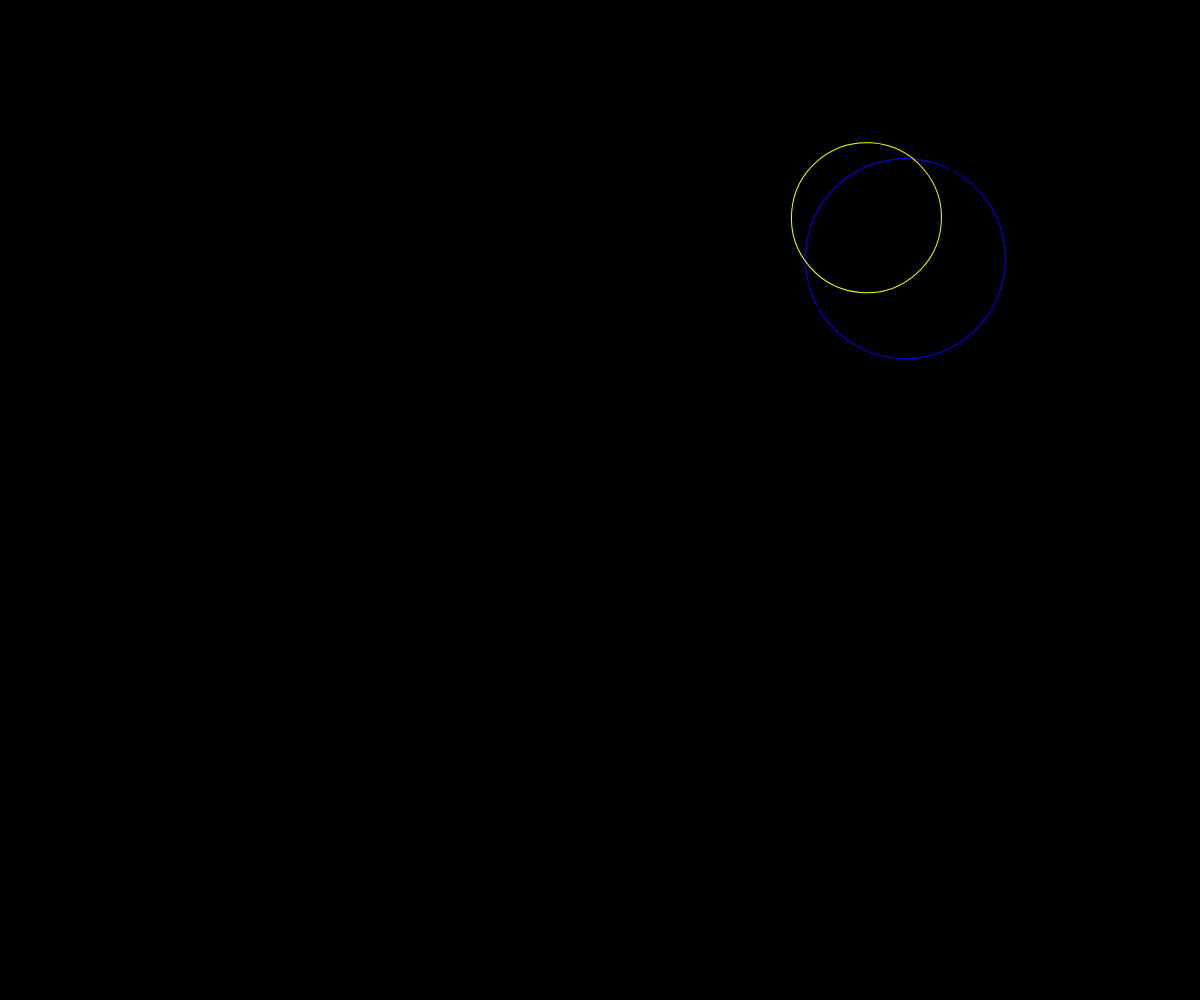
Frame 1 (no input)
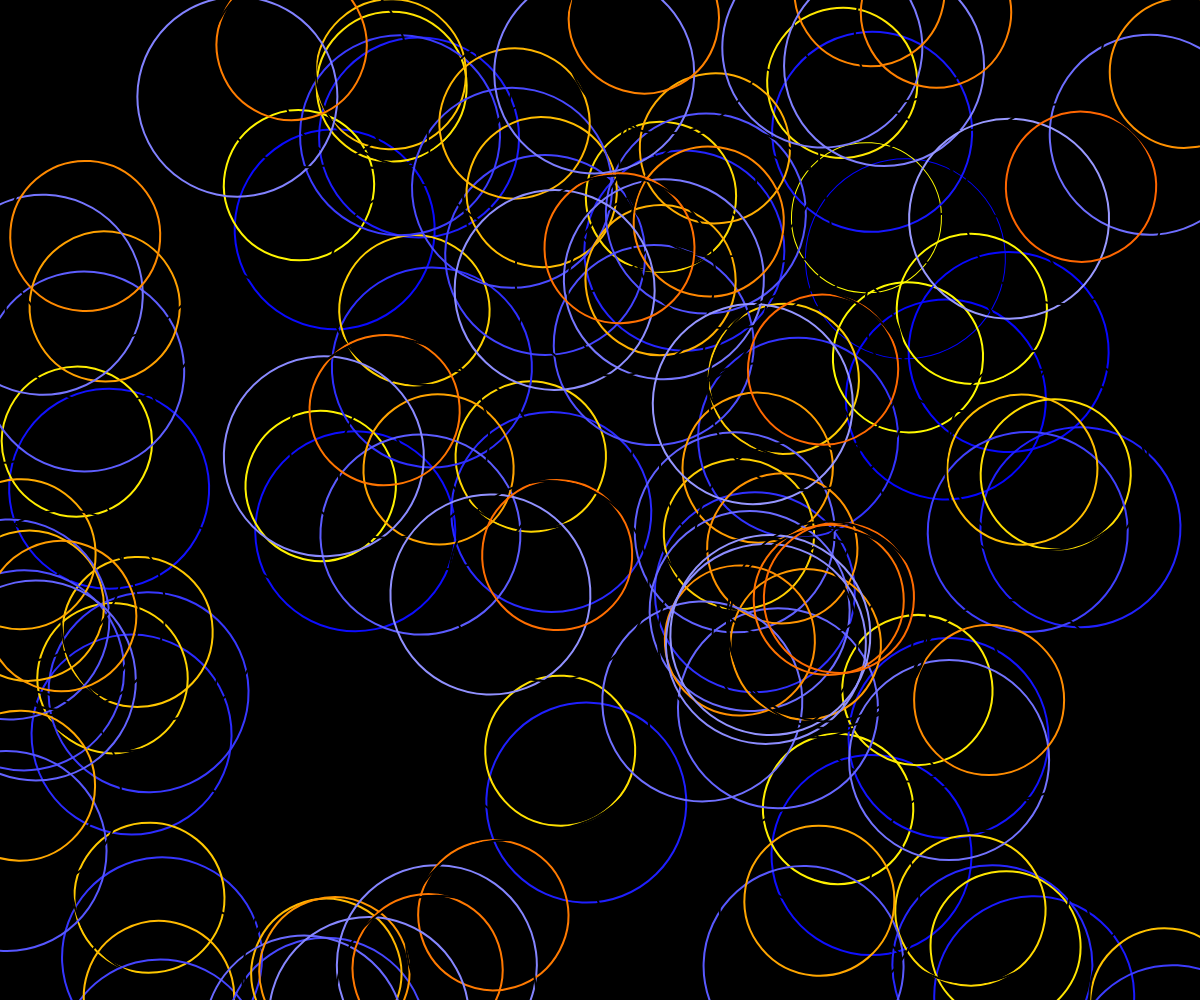
Frame 60 (no input)
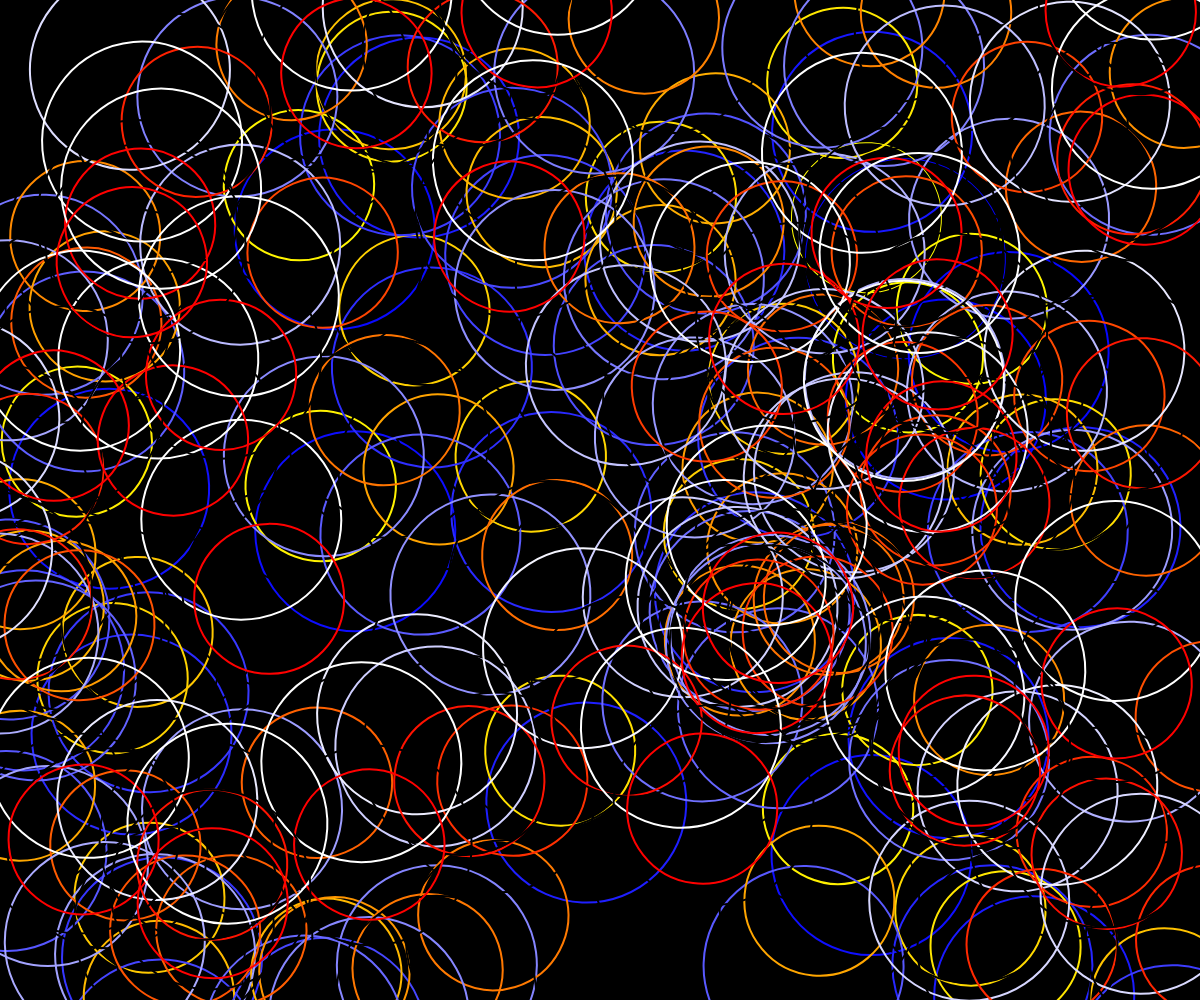
Frame 120 (the mouse pressed at the canvas centre since frame 60)

The p5.js sketch that drew these frames (run headless with seeded random() and noise() and a simulated clock; from frame 60 on, the mouse is pressed at the canvas centre):

// p5.js sketch
// ── sketch.js
function preload() {
  // put preload code here
}

function setup() {
  createCanvas(windowWidth, windowHeight);
  // put setup code here
  background("black");
  angleMode(DEGREES); 
  frameRate(20);
}

function draw() {
  // put drawing code here
  //inspired by Jakson Pollock
  translate (random(width), random(height)); 
  let mycolor = lerpColor(color("blue"), color("white"), frameCount / 100);
  stroke(mycolor);
  noFill(); 
  rotate(frameCount * 2); 
  circle(50, 50, 200);

  let mycolor1= lerpColor(color("yellow"), color("red"), frameCount / 100);
  stroke(mycolor1); 
  noFill(); 
  rotate(frameCount * 2); 
  circle(10, 10, 150);

  stroke("black");
  strokeWeight(2); 
  noFill(); 
  rotate(frameCount * 10); 
  circle(10, 10, 200);

  if (frameCount == 200) {
    noLoop();
  }
}
